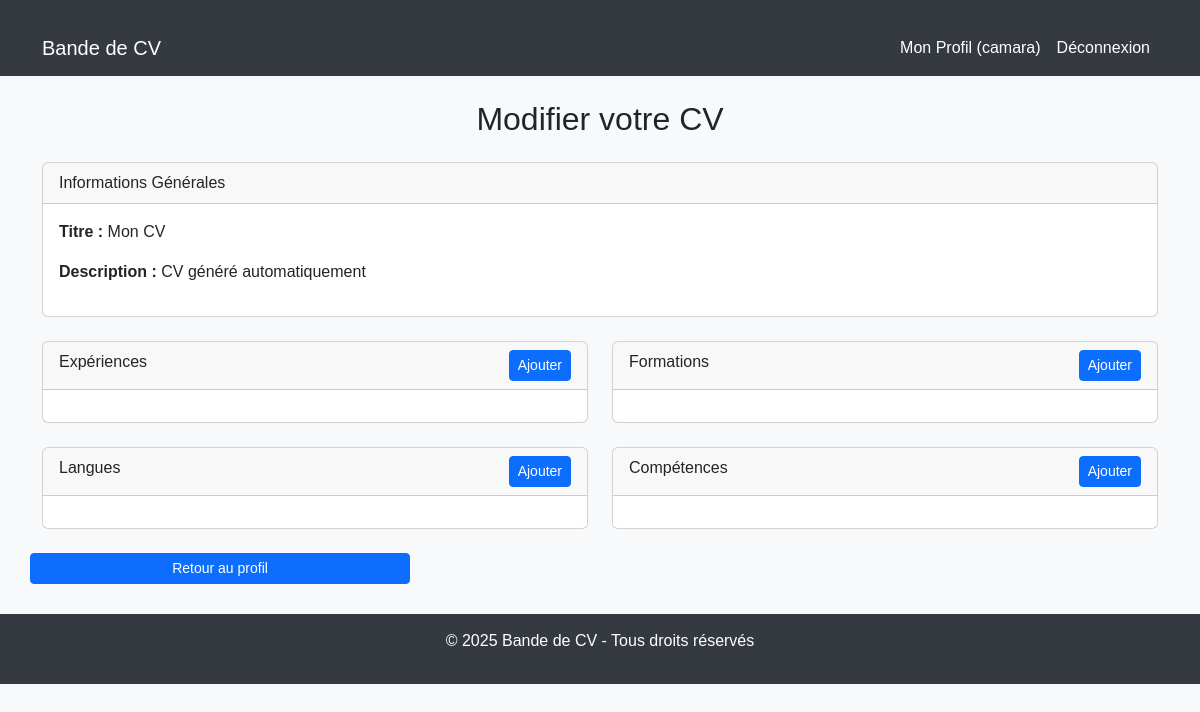
Page /cv/modifier/ (signed in) on the earlier database version.
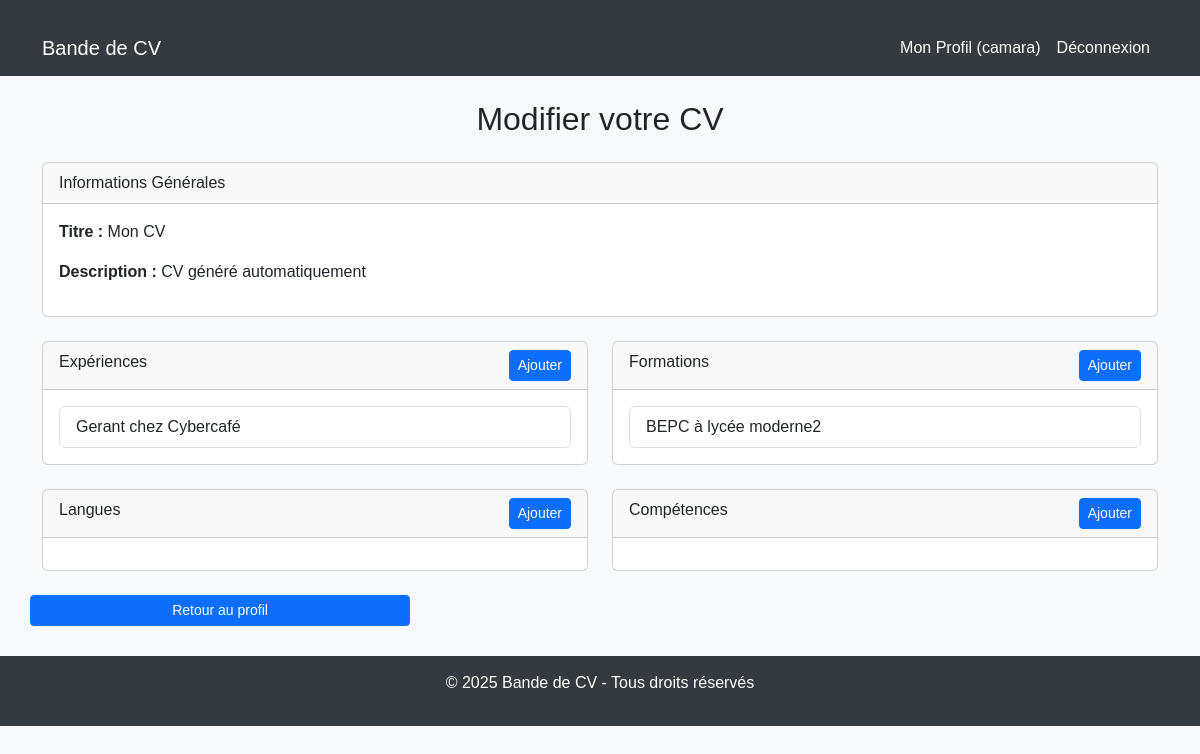
Same page on the later database version.
### utilisateurs/models.py (models this page shows, shortened)
class Etudiant(AbstractUser):  # Chaque étudiant est un utilisateur
    photo = models.ImageField(upload_to='photos/', blank=True, null=True)
    tel = models.CharField(max_length=15, blank=True, null=True)
    adresse = models.TextField(blank=True, null=True)

### cv/models.py (models this page shows, shortened)
class CV(models.Model):
    etudiant = models.OneToOneField(Etudiant, on_delete=models.CASCADE, related_name="cv")
    titre = models.CharField(max_length=255)
    description = models.TextField(blank=True, null=True)

class Experience(models.Model):
    cv = models.ForeignKey(CV, on_delete=models.CASCADE, related_name="experiences")
    poste = models.CharField(max_length=255)
    entreprise = models.CharField(max_length=255)
    date_debut = models.DateField()
    date_fin = models.DateField(null=True, blank=True)
    description = models.TextField(blank=True, null=True)

class Formation(models.Model):
    cv = models.ForeignKey(CV, on_delete=models.CASCADE, related_name="formations")
    diplome = models.CharField(max_length=255)
    etablissement = models.CharField(max_length=255)
    date_debut = models.DateField()
    date_fin = models.DateField(null=True, blank=True)

### cv/views.py (the view)
# urls.py: path('modifier/', views.modifier_cv, name='modifier_cv'),
@login_required
def modifier_cv(request):
    cv = get_object_or_404(CV, etudiant=request.user)
    experiences = Experience.objects.filter(cv=cv)
    formations = Formation.objects.filter(cv=cv)
    langues = Langue.objects.filter(cv=cv)
    competences = Competence.objects.filter(cv=cv)
    return render(request, 'cv/modifier_cv.html', {
        'cv': cv, 'experiences': experiences, 'formations': formations,
        'langues': langues, 'competences': competences
    })

### cv/templates/cv/modifier_cv.html (shortened to what this page needs)
{% extends 'base/base.html' %}
{% block content %}
<h2 class="text-center my-4">Modifier votre CV</h2>
<div class="card mb-4">
    <div class="card-header">Informations Générales</div>
    <div class="card-body">
        <p><strong>Titre :</strong> {{ cv.titre }}</p>
        <p><strong>Description :</strong> {{ cv.description }}</p>
    </div>
</div>
<div class="row">
    <div class="col-md-6">
        <div class="card mb-4">
            <div class="card-header d-flex justify-content-between">
                <span>Expériences</span>
                <a href="{% url 'ajouter_experience' %}" class="btn btn-sm btn-primary">Ajouter</a>
            </div>
            <div class="card-body">
                <ul class="list-group">
                    {% for exp in experiences %}
                        <li class="list-group-item">{{ exp.poste }} chez {{ exp.entreprise }}</li>
                    {% endfor %}
                </ul>
            </div>
        </div>
    </div>
    <div class="col-md-6">
        <div class="card mb-4">
            <div class="card-header d-flex justify-content-between">
                <span>Formations</span>
                <a href="{% url 'ajouter_formation' %}" class="btn btn-sm btn-primary">Ajouter</a>
            </div>
            <div class="card-body">
                <ul class="list-group">
                    {% for formation in formations %}
                        <li class="list-group-item">{{ formation.diplome }} à {{ formation.etablissement }}</li>
                    {% endfor %}
                </ul>
            </div>
        </div>
    </div>
</div>
<div class="row">
    <div class="col-md-6">
        <div class="card mb-4">
            <div class="card-header d-flex justify-content-between">
                <span>Langues</span>
                <a href="{% url 'ajouter_langue' %}" class="btn btn-sm btn-primary">Ajouter</a>
            </div>
            <div class="card-body">
            </div>
        </div>
    </div>
    <div class="col-md-6">
        <div class="card mb-4">
            <div class="card-header d-flex justify-content-between">
                <span>Compétences</span>
                <a href="{% url 'ajouter_competence' %}" class="btn btn-sm btn-primary">Ajouter</a>
            </div>
            <div class="card-body">
            </div>
        </div>
    </div>
    <a href="{% url 'profil' user.id %}" class="btn btn-sm btn-primary col-md-4">Retour au profil</a>
</div>
{% endblock %}

### utilisateurs/templates/base/base.html (shortened to what this page needs)
<!DOCTYPE html>
<html lang="fr">
<head>
    <link rel="stylesheet" href="https://cdn.jsdelivr.net/npm/bootstrap@5.3.0/dist/css/bootstrap.min.css">
</head>
<body>
    <nav class="navbar navbar-expand-lg navbar-dark">
        <div class="container">
            <a class="navbar-brand" href="{% url 'accueil' %}">Bande de CV</a>
            <div class="collapse navbar-collapse" id="navbarNav">
                <ul class="navbar-nav ms-auto">
                    {% if user.is_authenticated %}
                        <li class="nav-item"><a class="nav-link" href="{% url 'profil' user.id %}">Mon Profil ({{ user.first_name }})</a></li>
                        <li class="nav-item"><a class="nav-link" href="{% url 'deconnexion' %}">Déconnexion</a></li>
                    {% else %}
                        <li class="nav-item"><a class="nav-link" href="{% url 'connexion' %}">Connexion</a></li>
                        <li class="nav-item"><a class="nav-link" href="{% url 'inscription' %}">Inscription</a></li>
                    {% endif %}
                </ul>
            </div>
        </div>
    </nav>
    <div class="container">
        {% block content %}{% endblock %}
    </div>
    <footer class="footer">
        <p>&copy; 2025 Bande de CV - Tous droits réservés</p>
    </footer>
</body>
</html>

### utilisateurs/templates/base/base.html (style rules this page uses)
body { background-color: #f8f9fa; font-family: 'Arial', sans-serif; }
.navbar { background-color: #343a40; }
.navbar-brand, .nav-link { color: white !important; }
.container { margin-top: 20px; }
.footer { background-color: #343a40; color: white; padding: 15px; text-align: center; margin-top: 30px; }

Differences in the rows shown:
added Experience: poste "Gerant", entreprise "Cybercafé"
added Formation: diplome "BEPC", etablissement "lycée moderne2"
